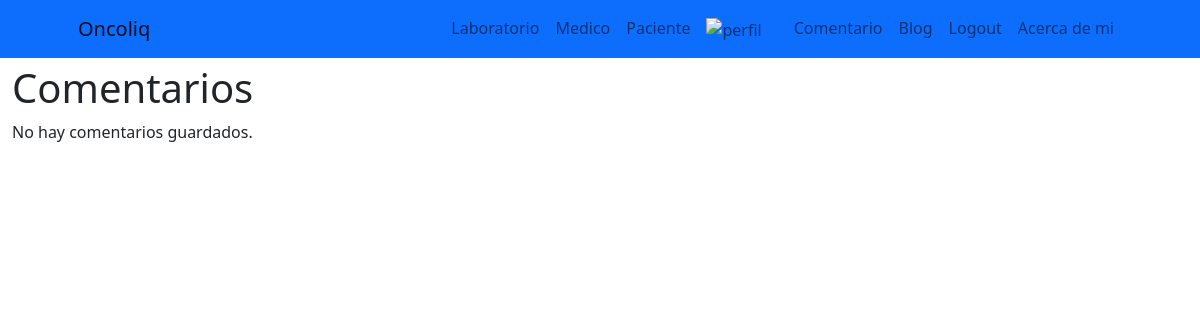
The page /comentarios/ on the database as committed earlier.
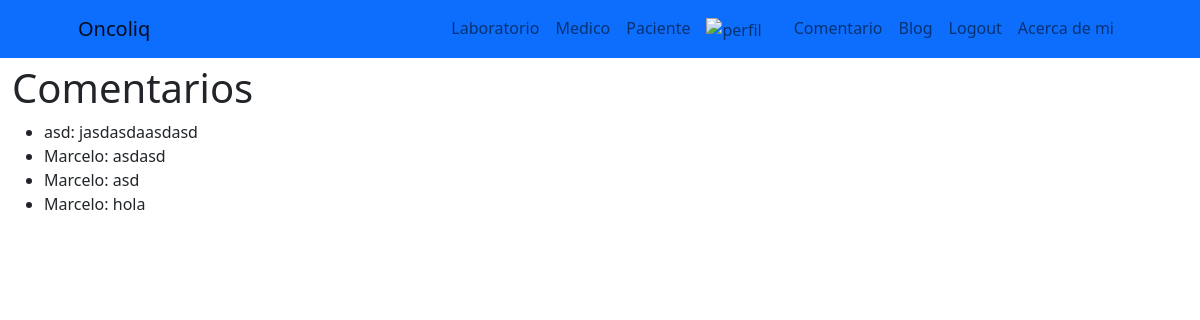
The same page on the database as committed later.
### Oncoliq/models.py (models this page shows, shortened)
class Comentario(models.Model):
    comentario = models.ForeignKey(User, related_name='comentarios', on_delete=models.CASCADE, null=True)
    nombre = models.CharField(max_length=40)
    mensaje = models.TextField(null=True, blank=True)
    fechaComentario = models.DateTimeField(auto_now_add=True)
    class Meta:
        ordering = ['-fechaComentario']

### Oncoliq/views.py (the view)
# urls.py: path('comentarios/', mostrarComentarios, name='mostrarComentarios'),
def mostrarComentarios(request):
    comentarios = Comentario.objects.all()
    return render(request, 'Oncoliq/mostrarComentarios.html', {'comentarios': comentarios})

### Oncoliq/avatar_context.py (called while the page is built)
def avatar_context_processor(request):
    avatar = getAvatar(request)
    return {'avatar':avatar}

### Oncoliq/views.py (called while the page is built)
def getAvatar(request):
    avatar = Avatar.objects.filter(user = request.user.id)
    try:
        avatar = avatar[0].image.url
    except:
        avatar = None
    return avatar

### Oncoliq/templates/Oncoliq/mostrarComentarios.html
{% extends 'Oncoliq/inicio.html' %}
{% block contenidoQueCambia %}
  <h1>Comentarios</h1>
  {% if comentarios %}
    <ul>
      {% for comentario in comentarios %}
        <li>{{ comentario.nombre }}: {{ comentario.mensaje }}</li>
      {% endfor %}
    </ul>
  {% else %}
    <p>No hay comentarios guardados.</p>
  {% endif %}
{% endblock %}

Rows that differ between the two databases and show on the page:
added Comentario: nombre "asd", mensaje "jasdasdaasdasd"
added Comentario: nombre "Marcelo", mensaje "asdasd"
added Comentario: nombre "Marcelo", mensaje "asd"
added Comentario: nombre "Marcelo", mensaje "hola"
Other text that changed with them:
text no longer shown: "No hay comentarios guardados."
